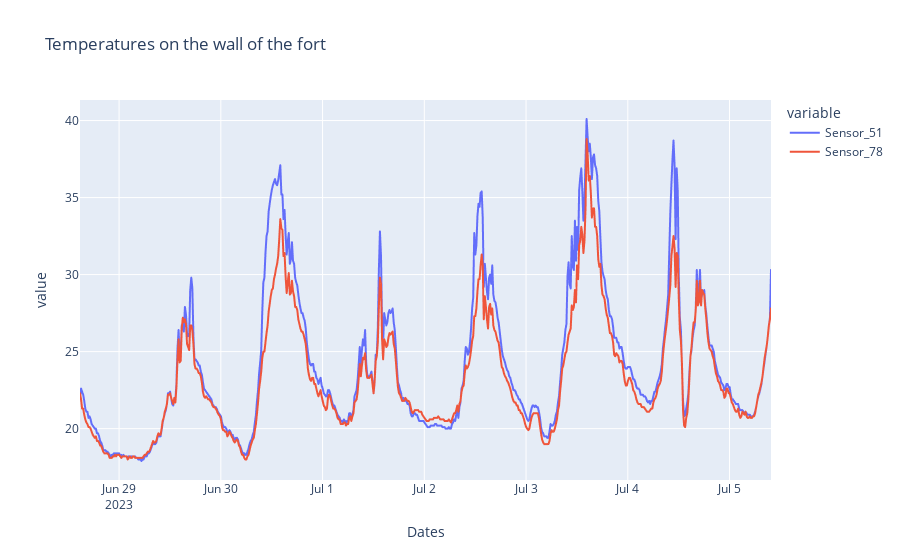

Source (notebook cell):
### Code cell
fig = px.line(df, x="Dates", y=df.columns,
              title='Temperatures on the wall of the fort')
fig.write_image('temperatures_by_sensors.png')
fig.show()

### Figure 1 — Plotly figure (JSON) as saved in the notebook; plotly's stock layout.template omitted (floating-point values rounded to 4 significant figures; data arrays with more than 128 entries replaced by an {"elided": "..."} marker saying what was removed)
{"data": [{"hovertemplate": "variable=Sensor_51<br>Dates=%{x}<br>value=%{y}<extra></extra>", "legendgroup": "Sensor_51", "line": {"color": "#636efa", "dash": "solid"}, "marker": {"symbol": "circle"}, "mode": "lines", "name": "Sensor_51", "showlegend": true, "type": "scattergl", "x": {"elided": "653 str values"}, "xaxis": "x", "y": {"elided": "653 float values"}, "yaxis": "y"}, {"hovertemplate": "variable=Sensor_78<br>Dates=%{x}<br>value=%{y}<extra></extra>", "legendgroup": "Sensor_78", "line": {"color": "#EF553B", "dash": "solid"}, "marker": {"symbol": "circle"}, "mode": "lines", "name": "Sensor_78", "showlegend": true, "type": "scattergl", "x": {"elided": "653 str values"}, "xaxis": "x", "y": {"elided": "653 float values"}, "yaxis": "y"}], "layout": {"legend": {"title": {"text": "variable"}, "tracegroupgap": 0}, "title": {"text": "Temperatures on the wall of the fort"}, "xaxis": {"anchor": "y", "domain": [0, 1], "title": {"text": "Dates"}}, "yaxis": {"anchor": "x", "domain": [0, 1], "title": {"text": "value"}}}}
